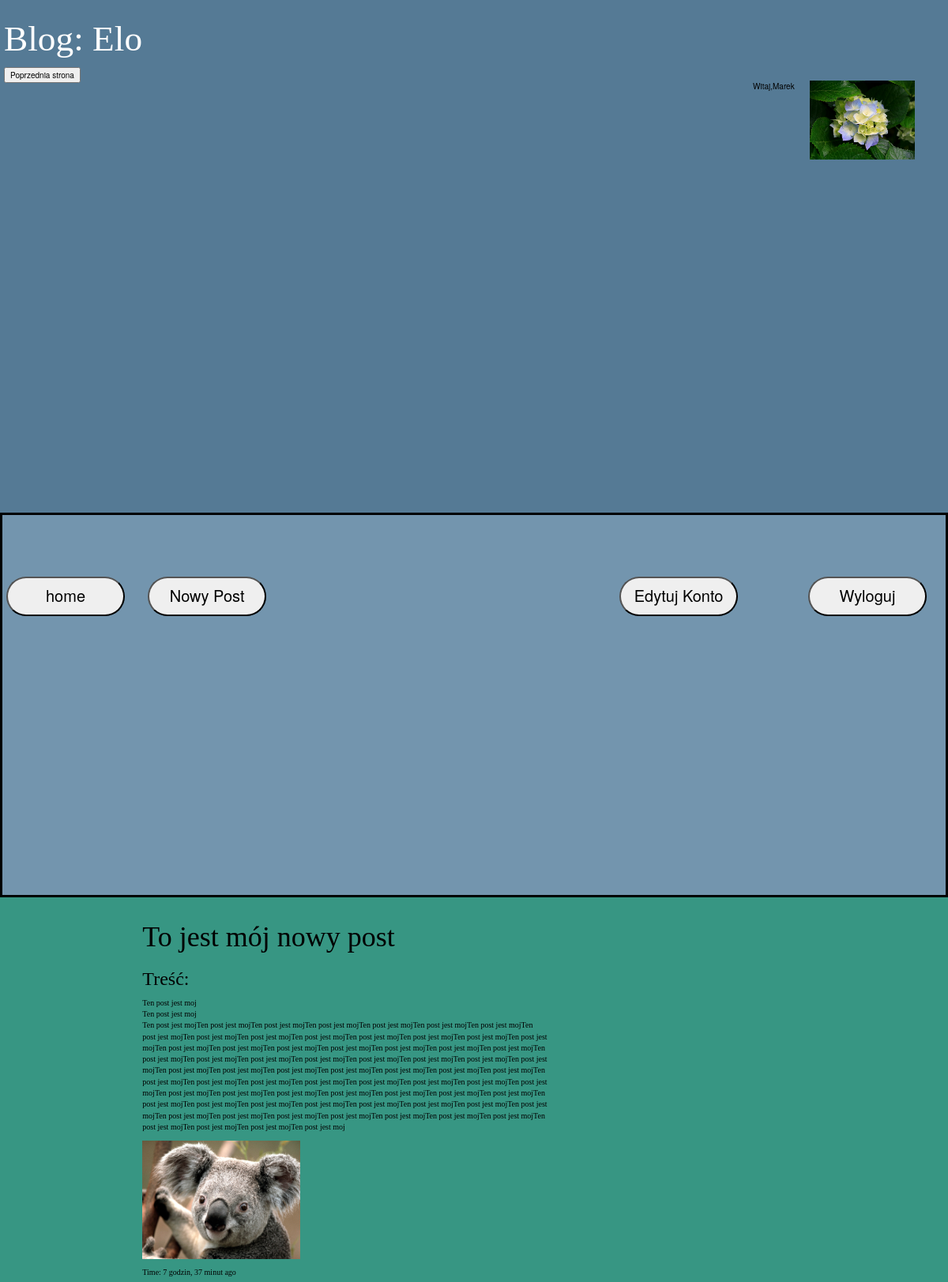
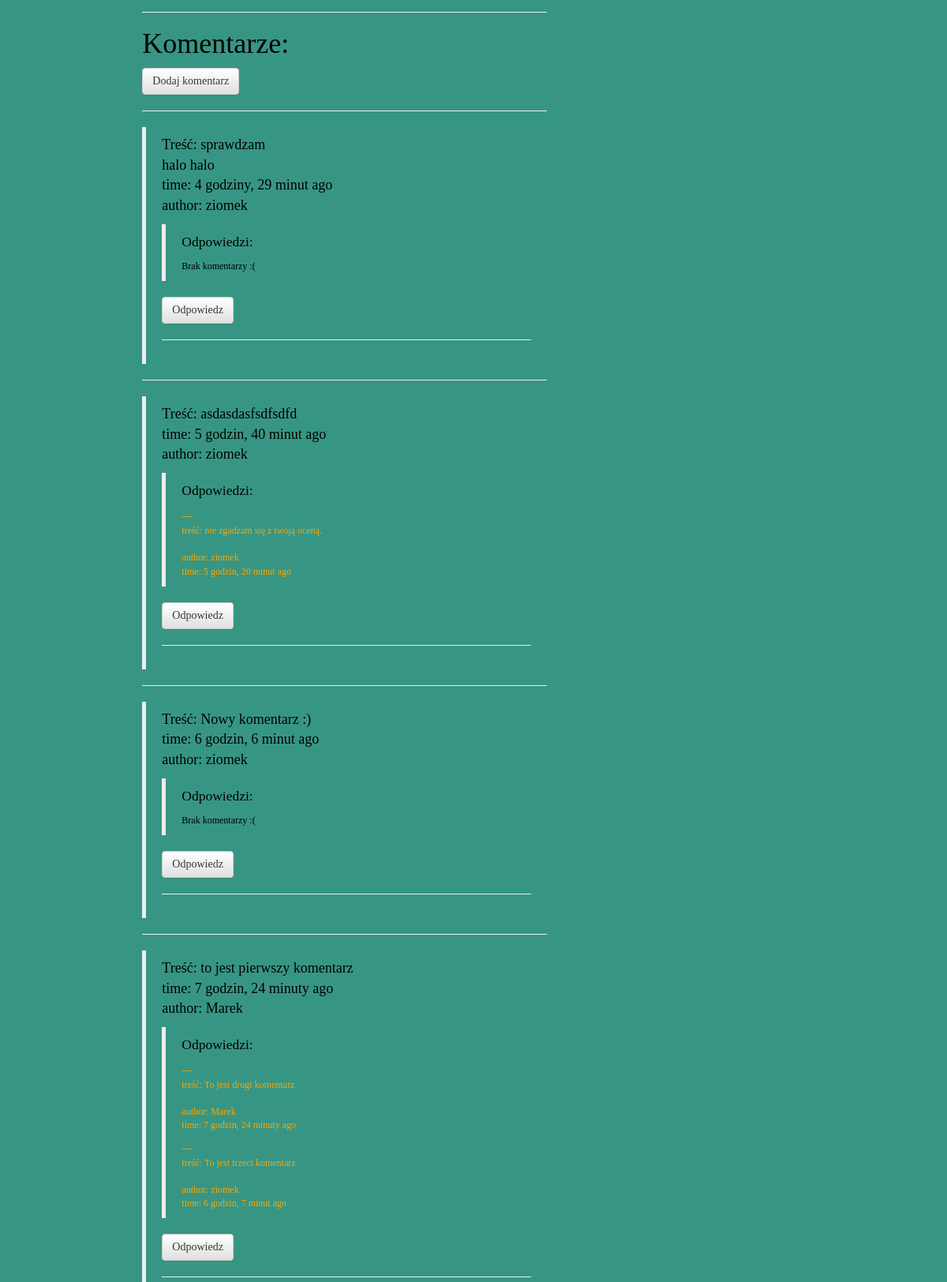
Screenshot of /post/19/3/ (signed in) with the database file from the repository (2 pictures, top to bottom).
### Blog/models.py (models this page shows, shortened)
class BlogClass(models.Model):
    title = models.CharField(max_length=200)
    author = models.ForeignKey(settings.AUTH_USER_MODEL, on_delete=models.CASCADE, related_name='blogi')
    created_date = models.DateTimeField(default=timezone.now,editable=False)

class Post(models.Model):
    blog = models.ForeignKey('BlogClass', on_delete=models.CASCADE)
    author = models.ForeignKey(settings.AUTH_USER_MODEL,on_delete=models.CASCADE,related_name='posty')
    title = models.CharField(max_length=200)
    text = models.TextField()
    created_date = models.DateTimeField(default=timezone.now,editable=False)
    photo = models.ImageField(upload_to='users/%Y/%m/%d',blank=True)

class Comment(models.Model):
    author = models.ForeignKey(settings.AUTH_USER_MODEL,on_delete=models.CASCADE,related_name='komentarze')
    text=models.TextField()
    created_date = models.DateTimeField(auto_now_add=True)
    post=models.ForeignKey('Post',on_delete=models.CASCADE)
    com = models.ForeignKey('self',on_delete=models.CASCADE,default=None,null=True,blank=True)
    def children(self):
        return Comment.objects.filter(com=self)
    @property
    def is_parent(self):
        if self.com is not None:
            return False
        return True

### account/models.py (models this page shows, shortened)
class Profile(models.Model):
    user = models.OneToOneField(settings.AUTH_USER_MODEL,on_delete=models.CASCADE,primary_key=True)
    email=models.EmailField(default="")
    date_of_birth = models.DateField(blank=True, null=True)
    photo = models.ImageField(upload_to='users/%Y/%m/%d',blank=True)
    biography=models.TextField(help_text="Napisz coś o sobie",blank=True,null=True)

### Blog/views.py (the view)
# urls.py: url(r'^post/(?P<pk>(\d+))/(?P<id_blogu>(\d+))/$', my_views.post_detail, name='post_detail'),
@login_required
def post_detail(request, pk, id_blogu):
    pk = pk
    blog = get_object_or_404(BlogClass,pk=id_blogu)
    post = get_object_or_404(Post, pk=pk)
    profile = Profile.objects.all()
    comments = Comment.objects.filter(post=post).order_by('-created_date')
    return render(request, 'blog/post_detail.html', {'post': post, "profile": profile, "pk": pk, "blog": blog,
                                                     'comments': comments, 'id': id_blogu})

### Blog/templates/blog/post_detail.html (shortened to what this page needs)
{% extends 'blog/base.html' %}
{% block content %}
    <div class="post_detale">
        <h1>{{ post.title }}</h1>
        <h3>Treść: </h3>
        <p>{{ post.text|linebreaksbr }}</p>
          {% if post.photo %}
                 <p><img src="{{ post.photo.url}}" height="150"/></p>
                    {% endif %}
        <footer>Time: {{post.created_date|timesince}} ago</footer>
        <hr>
        <h1>Komentarze: </h1>
        <a class="btn btn-default" href="{% url 'add_comment_to_post' pk=post.pk id_blogu=id %}">Dodaj komentarz</a>
        {%if comments %}
        {% for comment in comments %}
        {% if comment.is_parent%}
        <hr/>
        <blockquote>
        <p style="font-size:18px;">Treść: {{comment.text|linebreaksbr}}</a>
        <br>time: {{comment.created_date|timesince}} ago
        <br>author: {{comment.author}}
        </p>
        <blockquote>
        <p>Odpowiedzi:</p>
        {% for com in comment.children %}
            <footer style="color:orange;">
        <p style="font-size:12px;">treść: {{com.text|linebreaksbr}}
            <br>
            <br> author: {{com.author}}
            <br>time: {{com.created_date|timesince}} ago</footer>
        {%endfor%}
            {% if not comment.children %}
            <p style="font-size:12px;">Brak komentarzy :(</p>
            {% endif %}
        </blockquote>
        <p><a class="btn btn-default" href="{% url 'add_comment_to_comment' com_id=comment.id pk=post.pk id_blogu=id %}">
            Odpowiedz</a></p>
        <hr/>
            </blockquote>
        {%endif%}
        {% endfor %}
        {%else%}
        <p style="font-size:16px;">Brak komentarzy :(</p>
        {%endif%}
{% endblock %}

### Blog/templates/blog/base.html (shortened to what this page needs)
{% load staticfiles %}
<html>
    <head>
        <link rel="stylesheet" href="//maxcdn.bootstrapcdn.com/bootstrap/3.2.0/css/bootstrap.min.css">
        <link rel="stylesheet" href="//maxcdn.bootstrapcdn.com/bootstrap/3.2.0/css/bootstrap-theme.min.css">
        <link rel="stylesheet" href="{% static 'css/blog.css' %}">
    </head>
    <body>
        <div class="okno_blogi">
            <h1><a href="{% url 'post_list' pk=blog.pk %}">Blog: {{ blog.title}}</a></h1>
            <input type=button value="Poprzednia strona" onClick="javascript:history.go(-1);">
            {% if user.is_authenticated %}
             <div class="uzytkownik">Witaj,{{request.user.username}}</div>
            {% for prof in profile %}
            {% if prof.user == request.user %}
            {% if prof.photo %}
            <div class="wyloguj"><img height="100" src="{{prof.photo.url}}"/> </div>
            {% endif %}
            {% endif %}
            {% endfor %}
            {% endif %}
        </div>
        <div class="menu">
        <div class="home" onclick="location.href='{% url 'Blogi' %}'"> <button >home</button></div>
       {% if user.is_authenticated %}
        <div class="wyloguj" onclick="location.href='{% url 'logout' %}'"> <button >Wyloguj</button></div>
        <div class="nowy_post" onclick="location.href='{% url 'post_new' pk=blog.pk %}'"><button>Nowy Post</button></div>
        <div class="rejestracja" onclick="location.href='{% url 'edit'%}'" ><button>Edytuj Konto</button></div>
       {%else%}
        <div class="rejestracja" onclick="location.href='{% url 'register' %}'"> <button >Rejestracja</button></div>
        <div class="logowanie" onclick="location.href='{% url 'login' %}'"> <button >Logowanie</button></div>
       {% endif %}
        </div>
    <div class="Menu_contener">
        <div class="row">
            <div class="col-md-8">
            {% block content %}
            {% endblock %}
            </div>
        </div>
    </div>
    </body>
</html>

### Blog/static/css/blog.css (style rules this page uses)
body { color: black; font-size: 10px; background:#379683; }
a { color:black; }
.okno_blogi { position: absolute; bottom: 80%; right: 0%; left: 0%; top: 0%; padding: 5px; background: #557A95; }
.okno_blogi h1 { font-size:34pt; font-family: 'Algerian', cursive; }
.post_detale { position: absolute; bottom: 0%; top: 35%; left: 10%; right: 10%; padding: 5px; font-family: 'TimesNewRoman'; }
.okno_blogi h1 a, .okno_blogi h1 a:visited { color:white; }
.menu { position:absolute; bottom:65%; top:20%; right:0%; left:0%; border-style:solid; border-color:black; background: #7395AE; }
.menu button { width:150px; height:50px; font-size:20px; border-radius:25px; }
div.home { position:absolute; margin:5px; top:15%; bottom:0%; left:0%; right:80%; }
div.rejestracja { position:absolute; margin:5px; top:15%; bottom:0%; left:65%; right:20%; }
div.nowy_post { position:absolute; margin:5px; top:15%; bottom:0%; left:15%; right:65%; }
div.wyloguj { position:absolute; margin:5px; top:15%; bottom:0%; left:85%; right:0%; }
.uzytkownik { position:absolute; margin:5px; top:15%; bottom:0%; left:79%; right:20%; }
.Menu_contener { position: absolute; bottom: 0%; top: 35%; left: 10%; right: 10%; padding: 5px; font-family: 'TimesNewRoman'; }

### rows the page displays
BlogClass: title "Elo"
Profile: photo (picture)
Post: title "To jest mój nowy post", text "Ten post jest moj Ten post jest moj Ten post jest mojTen post jest mojTen post jest mojTen post jest mojTen post jest mojTen post jest mojTen post jest mojTen post jest mojTen post jest mojTen post jest mojTen post jest mojTen post jest mojTen post jest mojTen post jest mojTen post jest mojTen post jest mojTen post jest mojTen post jest mojTen post jest mojTen post jest mojTen post jest mojTen post jest mojTen post jest mojTen post jest mojTen post jest mojTen post jest mojTen post jest mojTen post jest mojTen post jest mojTen post jest mojTen post jest mojTen post jest mojTen post jest mojTen post jest mojTen post jest mojTen post jest mojTen post jest mojTen post jest mojTen post jest…", photo (picture), created_date "7 godzin, 37 minut"
Comment: text "sprawdzam halo halo", created_date "4 godziny, 29 minut", author "ziomek", shows "Brak komentarzy :("
Comment: text "asdasdasfsdfsdfd", created_date "5 godzin, 40 minut", author "ziomek"
Comment: text "nie zgadzam się z twoją oceną.", author "ziomek", created_date "5 godzin, 20 minut"
Comment: text "Nowy komentarz :)", created_date "6 godzin, 6 minut", author "ziomek", shows "Brak komentarzy :("
Comment: text "to jest pierwszy komentarz", created_date "7 godzin, 24 minuty", author "Marek"
Comment: text "To jest drugi komentarz", author "Marek", created_date "7 godzin, 24 minuty"
Comment: text "To jest trzeci komentarz", author "ziomek", created_date "6 godzin, 7 minut"

### other values shown
{{ request.user.username }} "Marek"
